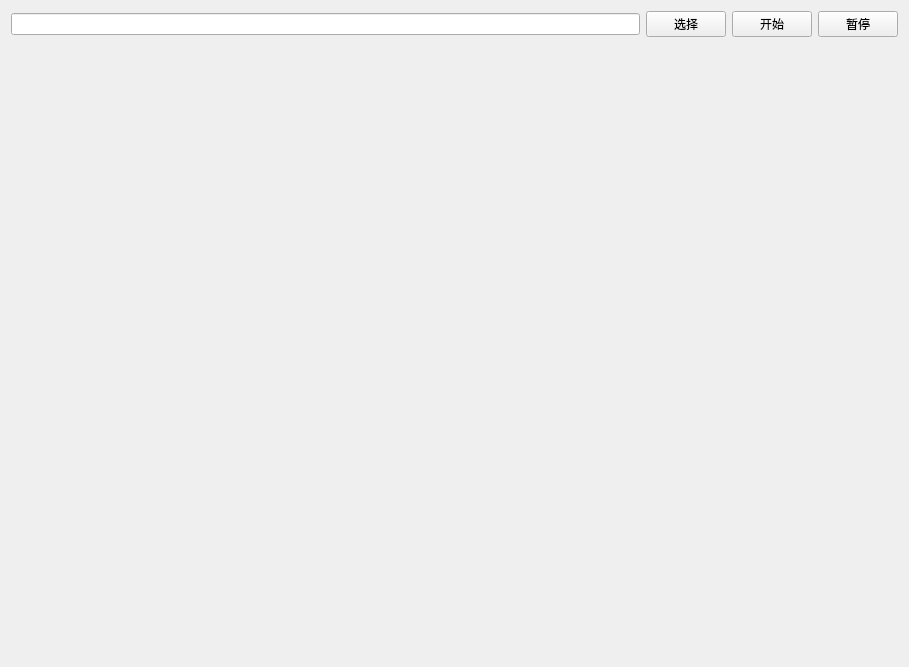
<?xml version="1.0" encoding="UTF-8"?>
<ui version="4.0">
 <class>MainWidgetClass</class>
 <widget class="QWidget" name="MainWidgetClass">
  <property name="geometry">
   <rect>
    <x>0</x>
    <y>0</y>
    <width>909</width>
    <height>667</height>
   </rect>
  </property>
  <property name="windowTitle">
   <string>MainWidget</string>
  </property>
  <layout class="QVBoxLayout" name="verticalLayout" stretch="1,5">
   <item>
    <layout class="QHBoxLayout" name="horizontalLayout">
     <item>
      <widget class="QLineEdit" name="url"/>
     </item>
     <item>
      <widget class="QPushButton" name="selectBtn">
       <property name="text">
        <string>选择</string>
       </property>
      </widget>
     </item>
     <item>
      <widget class="QPushButton" name="startBtn">
       <property name="text">
        <string>开始</string>
       </property>
      </widget>
     </item>
     <item>
      <widget class="QPushButton" name="pauseBtn">
       <property name="text">
        <string>暂停</string>
       </property>
      </widget>
     </item>
    </layout>
   </item>
   <item>
    <widget class="QWidget" name="widget" native="true">
     <layout class="QGridLayout" name="gridLayout">
      <item row="0" column="4">
       <widget class="PlayImage" name="playImage_2" native="true"/>
      </item>
      <item row="1" column="4">
       <widget class="PlayImage" name="playImage_5" native="true"/>
      </item>
      <item row="1" column="3">
       <widget class="PlayImage" name="playImage_4" native="true"/>
      </item>
      <item row="2" column="3">
       <widget class="PlayImage" name="playImage_7" native="true"/>
      </item>
      <item row="0" column="3">
       <widget class="PlayImage" name="playImage_1" native="true"/>
      </item>
      <item row="2" column="4">
       <widget class="PlayImage" name="playImage_8" native="true"/>
      </item>
      <item row="2" column="2">
       <widget class="PlayImage" name="playImage_6" native="true"/>
      </item>
      <item row="1" column="2">
       <widget class="PlayImage" name="playImage_3" native="true"/>
      </item>
      <item row="0" column="2">
       <widget class="PlayImage" name="playImage" native="true"/>
      </item>
     </layout>
    </widget>
   </item>
  </layout>
 </widget>
 <layoutdefault spacing="6" margin="11"/>
 <customwidgets>
  <customwidget>
   <class>PlayImage</class>
   <extends>QWidget</extends>
   <header>playimage.h</header>
   <container>1</container>
  </customwidget>
 </customwidgets>
 <resources>
  <include location="MainWidget.qrc"/>
 </resources>
 <connections/>
</ui>
